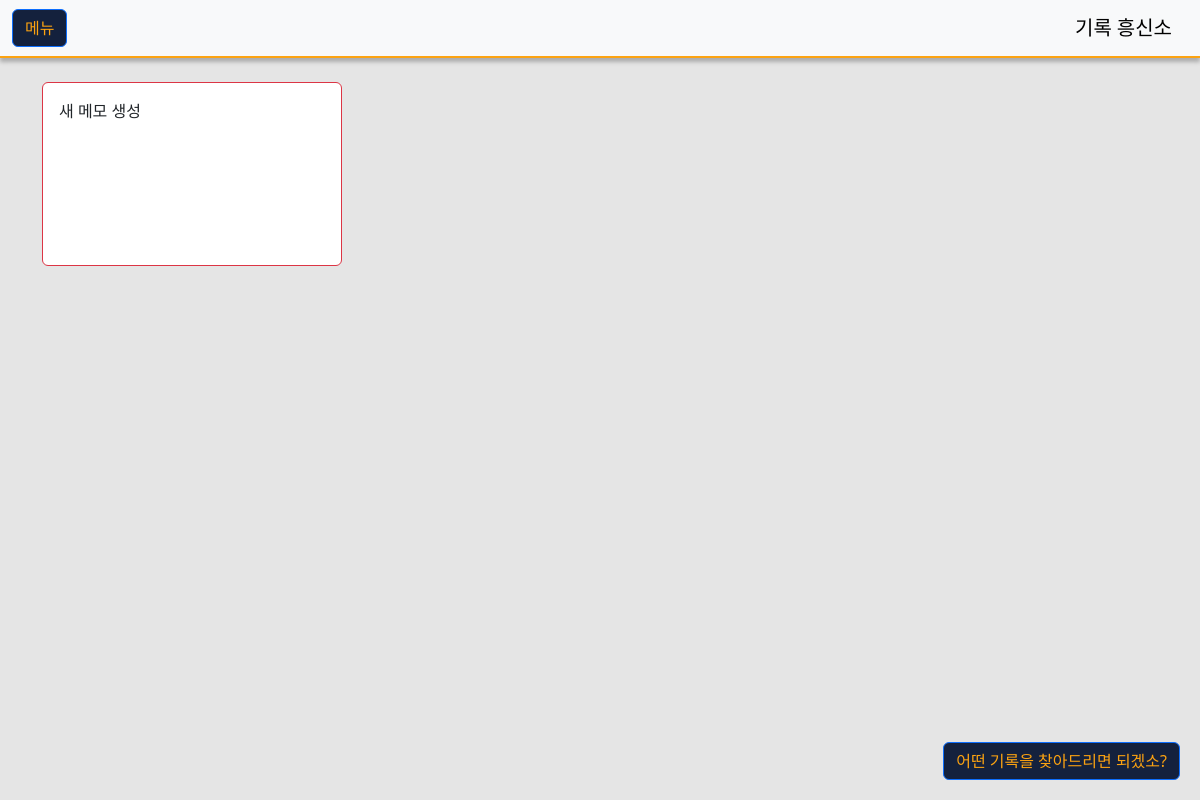
/, run on an earlier commit of the app's database.
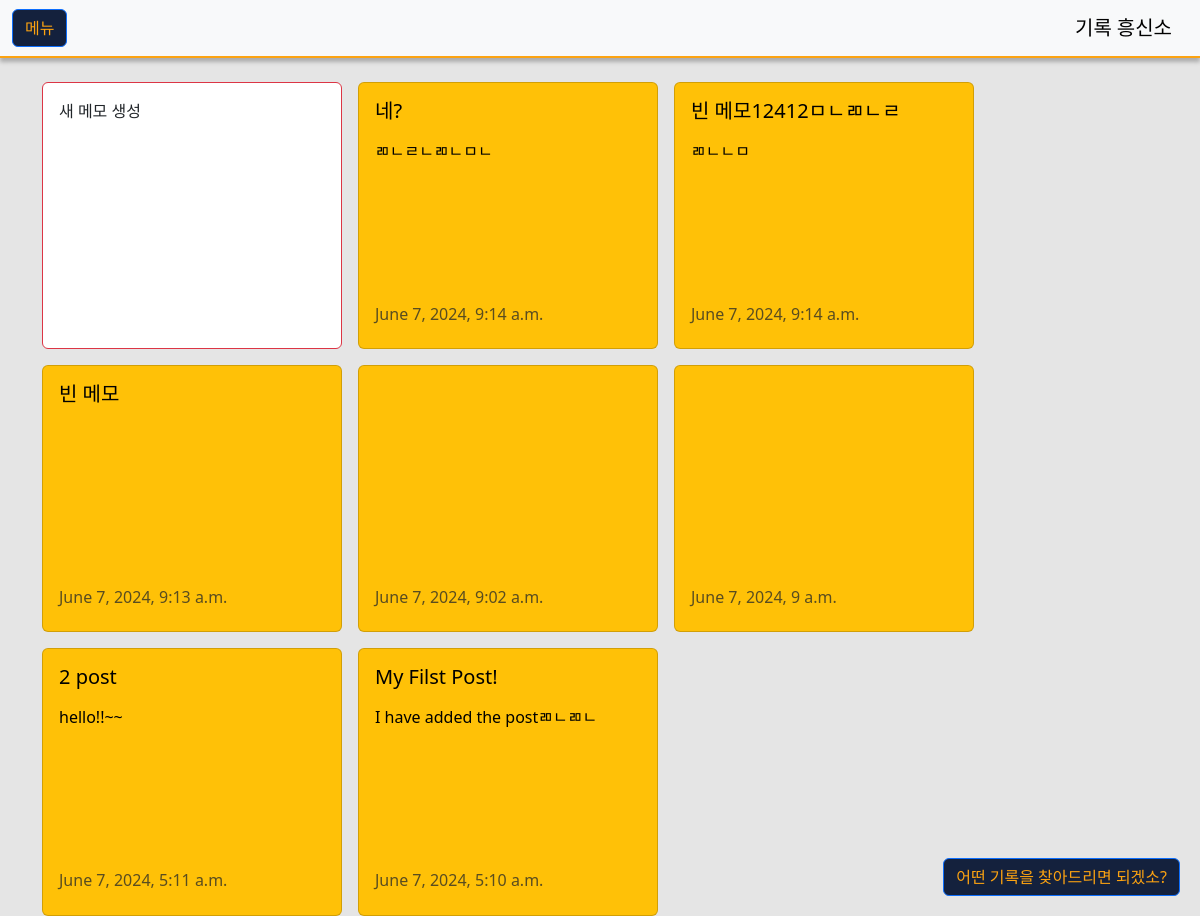
And on a later commit of the database.
### post/models.py (models this page shows, shortened)
class Post(models.Model):
    title = models.CharField(max_length=75)
    content = models.TextField()
    date = models.DateTimeField(auto_now_add=True)

### post/views.py (the view)
# urls.py: path('', views.read_post),
def read_post(request):
    posts = Post.objects.order_by('-date').all()
    return render(request, 'home.html', {"posts": posts})

### templates/home.html (shortened to what this page needs)
{% extends 'layout.html' %}
{%block content %}
<div class = "home">
    <div class="container mt-4">
        <div class="card-container">
            <div class="card border-danger create-note-card" id = "create_note">
                <div class="card-body">
                    <p class="card-text">새 메모 생성</p>
                </div>
            </div>
            {% for post in posts %}
            <a href="/post/{{post.id}}" class="card text-bg-warning">
                <div class="card-body">
                    <h5 class="card-title">{{ post.title }}</h5>
                    <p class="card-text">{{ post.content }}</p>
                    <h6 class="card-subtitle mb-2 text-muted">{{ post.date }}</h6>
                </div>
            </a>
            {% endfor %}
        </div>
    </div>
</div>
{%endblock%}

What changed in the data, as far as the page shows it:
added Post: title "네?", content "ㄻㄴㄹㄴㄻㄴㅁㄴ", date "June 7, 2024, 9:14 a.m."
added Post: title "빈 메모12412ㅁㄴㄻㄴㄹ", content "ㄻㄴㄴㅁ", date "June 7, 2024, 9:14 a.m."
added Post: title "빈 메모", date "June 7, 2024, 9:13 a.m."
added Post: date "June 7, 2024, 9:02 a.m."
added Post: date "June 7, 2024, 9 a.m."
added Post: title "2 post", content "hello!!~~", date "June 7, 2024, 5:11 a.m."
added Post: title "My Filst Post!", content "I have added the postㄻㄴㄻㄴ", date "June 7, 2024, 5:10 a.m."
